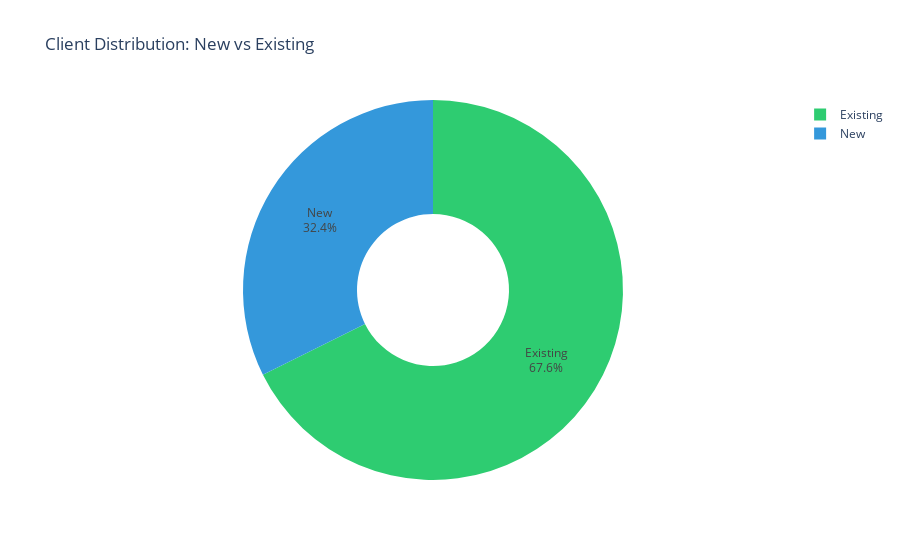

Notebook source saved alongside this figure:
### Code cell
# Chart 3: New vs Existing Clients
if len(all_clients_df) > 0:
    client_types = all_clients_df.groupby("is_new_client").size().reset_index(name="count")
    client_types["type"] = client_types["is_new_client"].map({1: "New", 0: "Existing"})
    
    fig = px.pie(
        client_types,
        values="count",
        names="type",
        title="Client Distribution: New vs Existing",
        color_discrete_sequence=["#2ecc71", "#3498db"],
        hole=0.4
    )
    fig.update_traces(textposition="inside", textinfo="percent+label")
    fig.show()

### Figure 1 — Plotly figure (JSON) as saved in the notebook; plotly's stock layout.template omitted (floating-point values rounded to 4 significant figures)
{"data": [{"domain": {"x": [0, 1], "y": [0, 1]}, "hole": 0.4, "hovertemplate": "type=%{label}<br>count=%{value}<extra></extra>", "labels": ["Existing", "New"], "legendgroup": "", "name": "", "showlegend": true, "textinfo": "percent+label", "textposition": "inside", "type": "pie", "values": [23, 11]}], "layout": {"legend": {"tracegroupgap": 0}, "piecolorway": ["#2ecc71", "#3498db"], "title": {"text": "Client Distribution: New vs Existing"}}}
